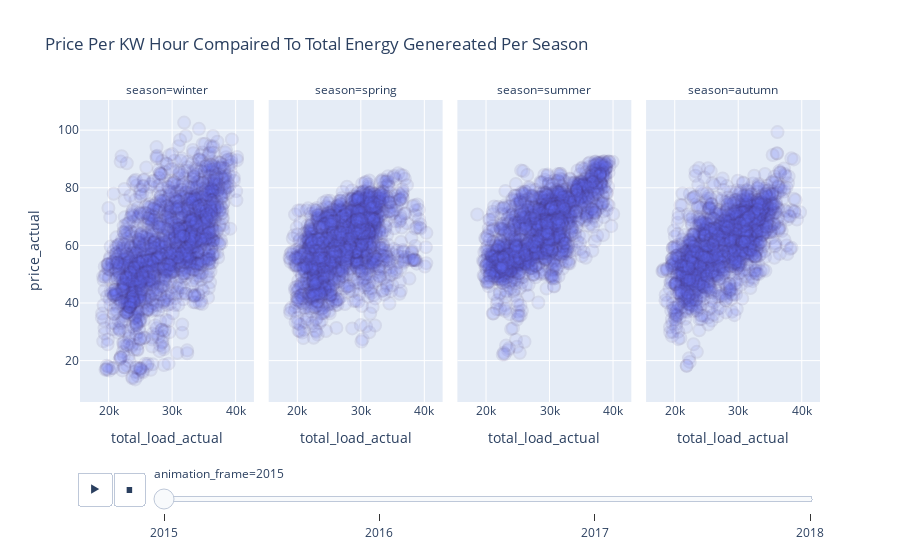

This figure's notebook cell:
### Markdown cell above
### Price per Total Load

### Code cell
import plotly.express as px
        # Plot price actual vs total load
        # Figure showing Price per total load
fig = px.scatter(energyDF,x='total_load_actual',
                 y='price_actual',
                 facet_col='season',
                 opacity=0.1,
                 title='Price Per KW Hour Compared To Total Energy Genereated Per Season',
                 animation_frame=energyDF.index.year)

        # Figure customizations
fig.update_traces(marker=dict(size=12,
                              line=dict(width=2,
                                        color='darkslateblue')),
                  selector=dict(mode='markers'))

### Figure 1 — Plotly figure (JSON) as saved in the notebook; plotly's stock layout.template omitted (floating-point values rounded to 4 significant figures; data arrays with more than 128 entries replaced by an {"elided": "..."} marker saying what was removed)
{"data": [{"hovertemplate": "animation_frame=2015<br>season=winter<br>total_load_actual=%{x}<br>price_actual=%{y}<extra></extra>", "legendgroup": "", "marker": {"color": "#636efa", "line": {"color": "darkslateblue", "width": 2}, "opacity": 0.1, "size": 12, "symbol": "circle"}, "mode": "markers", "name": "", "orientation": "v", "showlegend": false, "type": "scatter", "x": {"elided": "2160 int values"}, "xaxis": "x", "y": {"elided": "2160 float values"}, "yaxis": "y"}, {"hovertemplate": "animation_frame=2015<br>season=spring<br>total_load_actual=%{x}<br>price_actual=%{y}<extra></extra>", "legendgroup": "", "marker": {"color": "#636efa", "line": {"color": "darkslateblue", "width": 2}, "opacity": 0.1, "size": 12, "symbol": "circle"}, "mode": "markers", "name": "", "orientation": "v", "showlegend": false, "type": "scatter", "x": {"elided": "2184 int values"}, "xaxis": "x2", "y": {"elided": "2184 float values"}, "yaxis": "y2"}, {"hovertemplate": "animation_frame=2015<br>season=summer<br>total_load_actual=%{x}<br>price_actual=%{y}<extra></extra>", "legendgroup": "", "marker": {"color": "#636efa", "line": {"color": "darkslateblue", "width": 2}, "opacity": 0.1, "size": 12, "symbol": "circle"}, "mode": "markers", "name": "", "orientation": "v", "showlegend": false, "type": "scatter", "x": {"elided": "2208 int values"}, "xaxis": "x3", "y": {"elided": "2208 float values"}, "yaxis": "y3"}, {"hovertemplate": "animation_frame=2015<br>season=autumn<br>total_load_actual=%{x}<br>price_actual=%{y}<extra></extra>", "legendgroup": "", "marker": {"color": "#636efa", "line": {"color": "darkslateblue", "width": 2}, "opacity": 0.1, "size": 12, "symbol": "circle"}, "mode": "markers", "name": "", "orientation": "v", "showlegend": false, "type": "scatter", "x": {"elided": "2208 int values"}, "xaxis": "x4", "y": {"elided": "2208 float values"}, "yaxis": "y4"}], "layout": {"annotations": [{"font": {}, "showarrow": false, "text": "season=winter", "x": 0.1175, "xanchor": "center", "xref": "paper", "y": 1, "yanchor": "bottom", "yref": "paper"}, {"font": {}, "showarrow": false, "text": "season=spring", "x": 0.3725, "xanchor": "center", "xref": "paper", "y": 1, "yanchor": "bottom", "yref": "paper"}, {"font": {}, "showarrow": false, "text": "season=summer", "x": 0.6275, "xanchor": "center", "xref": "paper", "y": 1, "yanchor": "bottom", "yref": "paper"}, {"font": {}, "showarrow": false, "text": "season=autumn", "x": 0.8825, "xanchor": "center", "xref": "paper", "y": 1, "yanchor": "bottom", "yref": "paper"}], "legend": {"tracegroupgap": 0}, "sliders": [{"active": 0, "currentvalue": {"prefix": "animation_frame="}, "len": 0.9, "pad": {"b": 10, "t": 60}, "steps": [{"args": [["2015"], {"frame": {"duration": 0, "redraw": false}, "fromcurrent": true, "mode": "immediate", "transition": {"duration": 0, "easing": "linear"}}], "label": "2015", "method": "animate"}, {"args": [["2016"], {"frame": {"duration": 0, "redraw": false}, "fromcurrent": true, "mode": "immediate", "transition": {"duration": 0, "easing": "linear"}}], "label": "2016", "method": "animate"}, {"args": [["2017"], {"frame": {"duration": 0, "redraw": false}, "fromcurrent": true, "mode": "immediate", "transition": {"duration": 0, "easing": "linear"}}], "label": "2017", "method": "animate"}, {"args": [["2018"], {"frame": {"duration": 0, "redraw": false}, "fromcurrent": true, "mode": "immediate", "transition": {"duration": 0, "easing": "linear"}}], "label": "2018", "method": "animate"}], "x": 0.1, "xanchor": "left", "y": 0, "yanchor": "top"}], "title": {"text": "Price Per KW Hour Compaired To Total Energy Genereated Per Season"}, "updatemenus": [{"buttons": [{"args": [null, {"frame": {"duration": 500, "redraw": false}, "fromcurrent": true, "mode": "immediate", "transition": {"duration": 500, "easing": "linear"}}], "label": "&#9654;", "method": "animate"}, {"args": [[null], {"frame": {"duration": 0, "redraw": false}, "fromcurrent": true, "mode": "immediate", "transition": {"duration": 0, "easing": "linear"}}], "label": "&#9724;", "method": "animate"}], "direction": "left", "pad": {"r": 10, "t": 70}, "showactive": false, "type": "buttons", "x": 0.1, "xanchor": "right", "y": 0, "yanchor": "top"}], "xaxis": {"anchor": "y", "domain": [0, 0.235], "title": {"text": "total_load_actual"}}, "xaxis2": {"anchor": "y2", "domain": [0.255, 0.49], "matches": "x", "title": {"text": "total_load_actual"}}, "xaxis3": {"anchor": "y3", "domain": [0.51, 0.745], "matches": "x", "title": {"text": "total_load_actual"}}, "xaxis4": {"anchor": "y4", "domain": [0.765, 1.0], "matches": "x", "title": {"text": "total_load_actual"}}, "yaxis": {"anchor": "x", "domain": [0, 1], "title": {"text": "price_actual"}}, "yaxis2": {"anchor": "x2", "domain": [0, 1], "matches": "y", "showticklabels": false}, "yaxis3": {"anchor": "x3", "domain": [0, 1], "matches": "y", "showticklabels": false}, "yaxis4": {"anchor": "x4", "domain": [0, 1], "matches": "y", "showticklabels": false}}}
